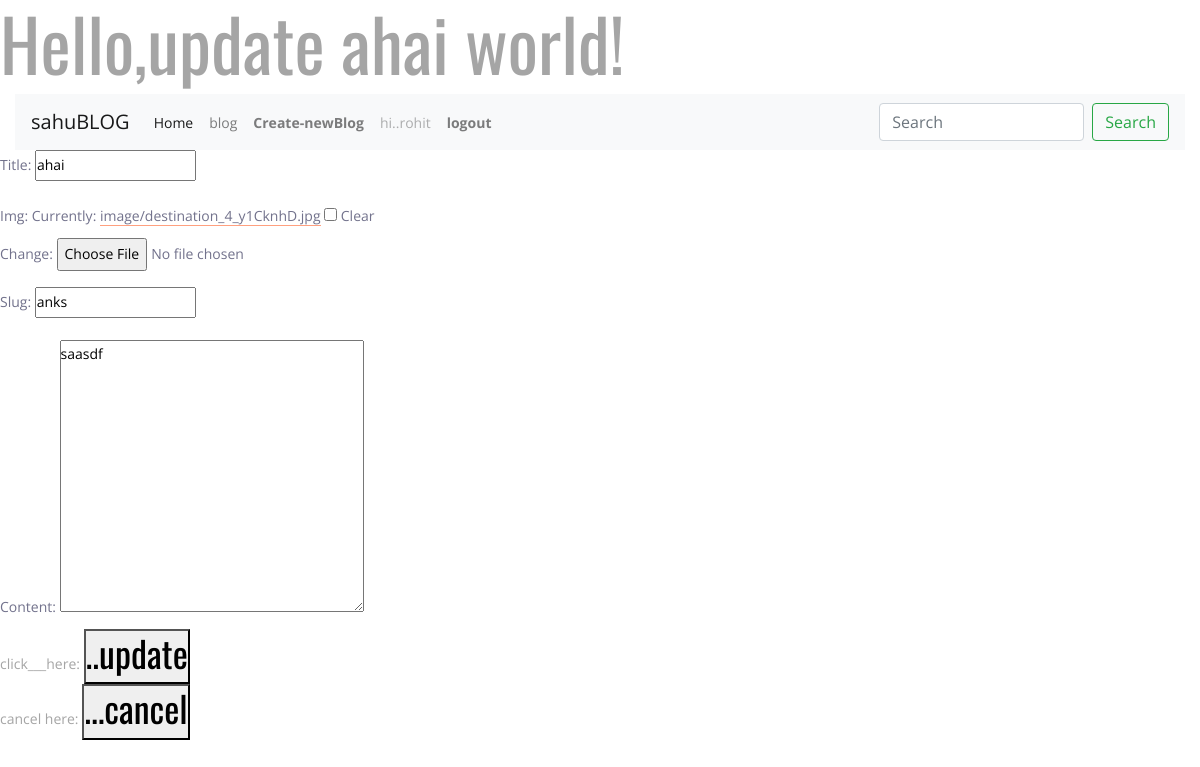
Page /blog/anks/edit/ (signed in) on the committed database.
### blog/models.py (models this page shows, shortened)
class BlogPost(models.Model):  #blogpost_set ->queryset .
    user= models.ForeignKey(User,default=1,null=True ,on_delete=models.SET_NULL)
    title=models.TextField()
    img=models.ImageField(upload_to='image/', blank =True ,null=True)
    slug=models.SlugField(unique=True) #hello world-> hello-world
    content = models.TextField(null=True, blank=True)

### blog/views.py (the view)
# urls.py: path('<str:slug>/edit/',blog_post_update_view),
@login_required
def blog_post_update_view(request,slug):
    obj=get_object_or_404(BlogPost,slug=slug)
    form=BlogPostModelForm(request.POST or None,request.FILES or None,instance=obj)
    if form.is_valid():
        obj = form.save(commit=False)
        obj.user = request.user
        form.save()
        return redirect('/blog')
    template_name='blog/update.html'
    context ={ "title":f"update {obj.title}" , "form":form }
    return render(request,template_name,context)

### blog/forms.py (shortened to what this page needs)
class BlogPostModelForm(forms.ModelForm):
    title=forms.CharField(max_length=120)
    class Meta:
        model = BlogPost
        fields = ['title', 'img', 'slug', 'content']

### blog/templates/blog/update.html (shortened to what this page needs)
{% include "base.html" %}
{% block content %}
<form action="." method="POST">{% csrf_token %}
    <table cellpadding="40px" cellspacing="30px">{{ form.as_p}}</table>
	click___here:      <button>   <h3>    ..update</h3> </button>
</form>
<form action="/blog" method="get">
	     cancel here:  <button>       <h3>...cancel</h3> </button>
</form>
{% endblock %}

### templates/navbar.html (shortened to what this page needs)
<nav class="navbar navbar-expand-lg navbar-light bg-light">
  <a class="navbar-brand" href="/">sahuBLOG</a>
  <div class="collapse navbar-collapse" id="navbarSupportedContent">
    <ul class="navbar-nav mr-auto">
      <li class="nav-item active">
        <a class="nav-link" href="/">Home <span class="sr-only">(current)</span></a>
      </li>
      <li class="nav-item">
        <a class="nav-link" href="/blog">blog</a>
      </li>
      <li class="nav-item">
        <a class="nav-link" href="/blog-new"><b>Create-newBlog</b></a>
      </li>
{%if user.is_authenticated%}
<li class="nav-item">
        <a class="nav-link disabled" href="#" tabindex="-1" aria-disabled="true">hi..{{user.first_name}}</a>
      </li>
      <li class="nav-item">
        <a class="nav-link" href="logout"><b>logout</b></a>
      </li>
{%else%}
<li class="nav-item">
        <a class="nav-link" href="/blog/login"><b>login</b></a>
      </li>
  {%endif%}
    </ul>
    <form class="form-inline my-2 my-lg-0">
      <input class="form-control mr-sm-2" type="search" placeholder="Search" aria-label="Search">
      <button class="btn btn-outline-success my-2 my-sm-0" type="submit">Search</button>
    </form>
  </div>
</nav>

### sahuweb/static/styles/main_styles.css (style rules this page uses)
* { margin: 0; padding: 0; -webkit-font-smoothing: antialiased; -webkit-text-shadow: rgba(0,0,0,.01) 0 0 1px; text-shadow: rgba(0,0,0,.01) 0 0 1px; }
body { font-family: 'Open Sans', sans-serif; font-size: 14px; font-weight: 400; background: #FFFFFF; color: #a5a5a5; }
div { display: block; position: relative; -webkit-box-sizing: border-box; -moz-box-sizing: border-box; box-sizing: border-box; }
ul { list-style: none; margin-bottom: 0px; }
p { font-family: 'Open Sans', sans-serif; font-size: 14px; line-height: 1.9285; font-weight: 400; color: #72728c; -webkit-font-smoothing: antialiased; -webkit-text-shadow: rgba(0,0,0,.01) 0 0 1px; text-shadow: rgba(0,0,0,.01) 0 0 1px; }
p a { display: inline; position: relative; color: inherit; border-bottom: solid 1px #ffa07f; -webkit-transition: all 200ms ease; -moz-transition: all 200ms ease; -ms-transition: all 200ms ease; -o-transition: all 200ms ease; transition: all 200ms ease; }
p:last-of-type { margin-bottom: 0; }
a, a:hover, a:visited, a:active, a:link { text-decoration: none; -webkit-font-smoothing: antialiased; -webkit-text-shadow: rgba(0,0,0,.01) 0 0 1px; text-shadow: rgba(0,0,0,.01) 0 0 1px; }
h3 { font-size: 36px; }
h1, h2, h3, h4, h5, h6 { font-family: 'Oswald', sans-serif; font-weight: 400; -webkit-font-smoothing: antialiased; -webkit-text-shadow: rgba(0,0,0,.01) 0 0 1px; text-shadow: rgba(0,0,0,.01) 0 0 1px; }
.form-control { color: #db5246; }

### rows in the picture
BlogPost: title "ahai", slug "anks", content "saasdf"

### other values in the picture
{{ user.first_name }} "rohit"
